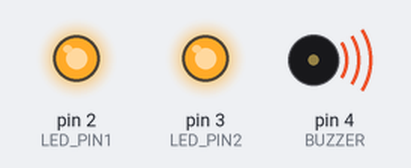
Bench run of a sketch on a simulated Arduino Uno, built with avr-gcc and run on an emulated ATmega328P. Parts: output pins drawn as LEDs (lit = HIGH), buzzer (waves = sounding).

Above: at 0.2 s.
At 16.3 s:
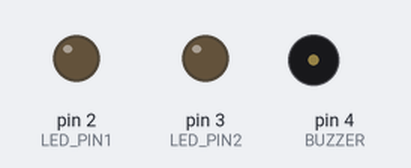
Timing chart, 0 to 24.4 s (numbered marks = the images above):
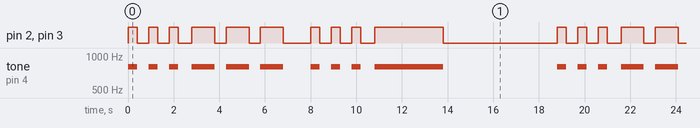

The sketch:

ti01.ino
```cpp
const int LED_PIN1 = 2;
const int LED_PIN2 = 3;
const int BUZZER = 4;

int beat = 200;

int onTime = 500;
int offTime = 500;

void setup() {
  pinMode(LED_PIN1, OUTPUT);
  pinMode(LED_PIN2, OUTPUT);
}

void loop() {

  // "S" = 3 senyals curtes ---------------------------------------------

  // ------- 1r so (curt)
  //obert
  digitalWrite(LED_PIN1, HIGH);
  digitalWrite(LED_PIN2, HIGH);
  tone(BUZZER, 800);//tonalitat
  delay(400);//so curt

  //apagat
  digitalWrite(LED_PIN1, LOW);
  digitalWrite(LED_PIN2, LOW);
  noTone(BUZZER);
  delay(500);

  // ------- 2n so (curt)
  //obert
  digitalWrite(LED_PIN1, HIGH);
  digitalWrite(LED_PIN2, HIGH);
  tone(BUZZER, 800);//tonalitat
  delay(400); //so curt

  //apagat
  digitalWrite(LED_PIN1, LOW);
  digitalWrite(LED_PIN2, LOW);
  noTone(BUZZER);
  delay(500);

  // ------- 3r so (curt)
  //obert
  digitalWrite(LED_PIN1, HIGH);
  digitalWrite(LED_PIN2, HIGH);
  tone(BUZZER, 800);//tonalitat
  delay(400);//so curt

  //apagat
  digitalWrite(LED_PIN1, LOW);
  digitalWrite(LED_PIN2, LOW);
  noTone(BUZZER);//so curt
  delay(600); // més llarg per canviar de lletra


  // "O" = 3 sons mitjans ---------------------------------------------

  // ------- 1r so (llarg)
  //obert
  digitalWrite(LED_PIN1, HIGH);
  digitalWrite(LED_PIN2, HIGH);
  tone(BUZZER, 800);//tonalitat
  delay(1000);//so llarg

  //apagat
  digitalWrite(LED_PIN1, LOW);
  digitalWrite(LED_PIN2, LOW);
  noTone(BUZZER);
  delay(500);

  // ------- 2n so (llarg)
  //obert
  digitalWrite(LED_PIN1, HIGH);
  digitalWrite(LED_PIN2, HIGH);
  tone(BUZZER, 800);//tonalitat
  delay(1000);//so llarg

  //apagat
  digitalWrite(LED_PIN1, LOW);
  digitalWrite(LED_PIN2, LOW);
  noTone(BUZZER);
  delay(500);

  // ------- 3r so (llarg)
  //obert
  digitalWrite(LED_PIN1, HIGH);
  digitalWrite(LED_PIN2, HIGH);
  tone(BUZZER, 800); //tonalitat
  delay(1000);//so llarg

  //apagat
  digitalWrite(LED_PIN1, LOW);
  digitalWrite(LED_PIN2, LOW);
  noTone(BUZZER);
  delay(1200); // més llarg per canviar de lletra


  // "S" = 3 senyals curtes ---------------------------------------------

  // ------- 1r so (curt)
  //obert
  digitalWrite(LED_PIN1, HIGH);
  digitalWrite(LED_PIN2, HIGH);
  tone(BUZZER, 800);//tonalitat
  delay(400);//so curt

  //apagat
  digitalWrite(LED_PIN1, LOW);
  digitalWrite(LED_PIN2, LOW);
  noTone(BUZZER);
  delay(500);

  // ------- 2n so (curt)
  //obert
  digitalWrite(LED_PIN1, HIGH);
  digitalWrite(LED_PIN2, HIGH);
  tone(BUZZER, 800);//tonalitat
  delay(400);//curt

  //apagat
  digitalWrite(LED_PIN1, LOW);
  digitalWrite(LED_PIN2, LOW);
  noTone(BUZZER);
  delay(500);

  // ------- 3r so (curt)
  //obert
  digitalWrite(LED_PIN1, HIGH);
  digitalWrite(LED_PIN2, HIGH);
  tone(BUZZER, 800);//tonalitat
  delay(400);//so curt

  //apagat
  digitalWrite(LED_PIN1, LOW);
  digitalWrite(LED_PIN2, LOW);
  noTone(BUZZER);
  delay(600); // més llarg per canviar al remate final


  // REMAT FINAL = 1 so llarg que tanca la paraula SOS -------------------

  //obert
digitalWrite(LED_PIN1, HIGH);
digitalWrite(LED_PIN2, HIGH);
tone(BUZZER, 800);//tonalitat
delay(3000);//so final (2.0 s, el més llarg)

  //apagat
digitalWrite(LED_PIN1, LOW);
digitalWrite(LED_PIN2, LOW);
noTone(BUZZER);
delay(5000); // més llarg final de tot

}
```

Measured:
- by itself, pin 2 (LED_PIN1), pin 3 (LED_PIN2): repeats every 18.8 s: 2 × (LOW 0.50 s, HIGH 0.40 s), LOW 0.60 s, 2 × (HIGH 1.0 s, LOW 0.50 s), HIGH 1.0 s, LOW 1.2 s, 2 × (HIGH 0.40 s, LOW 0.50 s), HIGH 0.40 s, LOW 0.60 s, HIGH 3.0 s, LOW 5.0 s, HIGH 0.40 s
- by itself, tone on pin 4 (BUZZER): repeats every 18.8 s: 2 × (silent 0.50 s, 800 Hz 0.40 s), silent 0.60 s, 2 × (800 Hz 1.0 s, silent 0.50 s), 800 Hz 1.0 s, silent 1.2 s, 2 × (800 Hz 0.40 s, silent 0.50 s), 800 Hz 0.40 s, silent 0.60 s, 800 Hz 3.0 s, silent 5.0 s, 800 Hz 0.40 s
